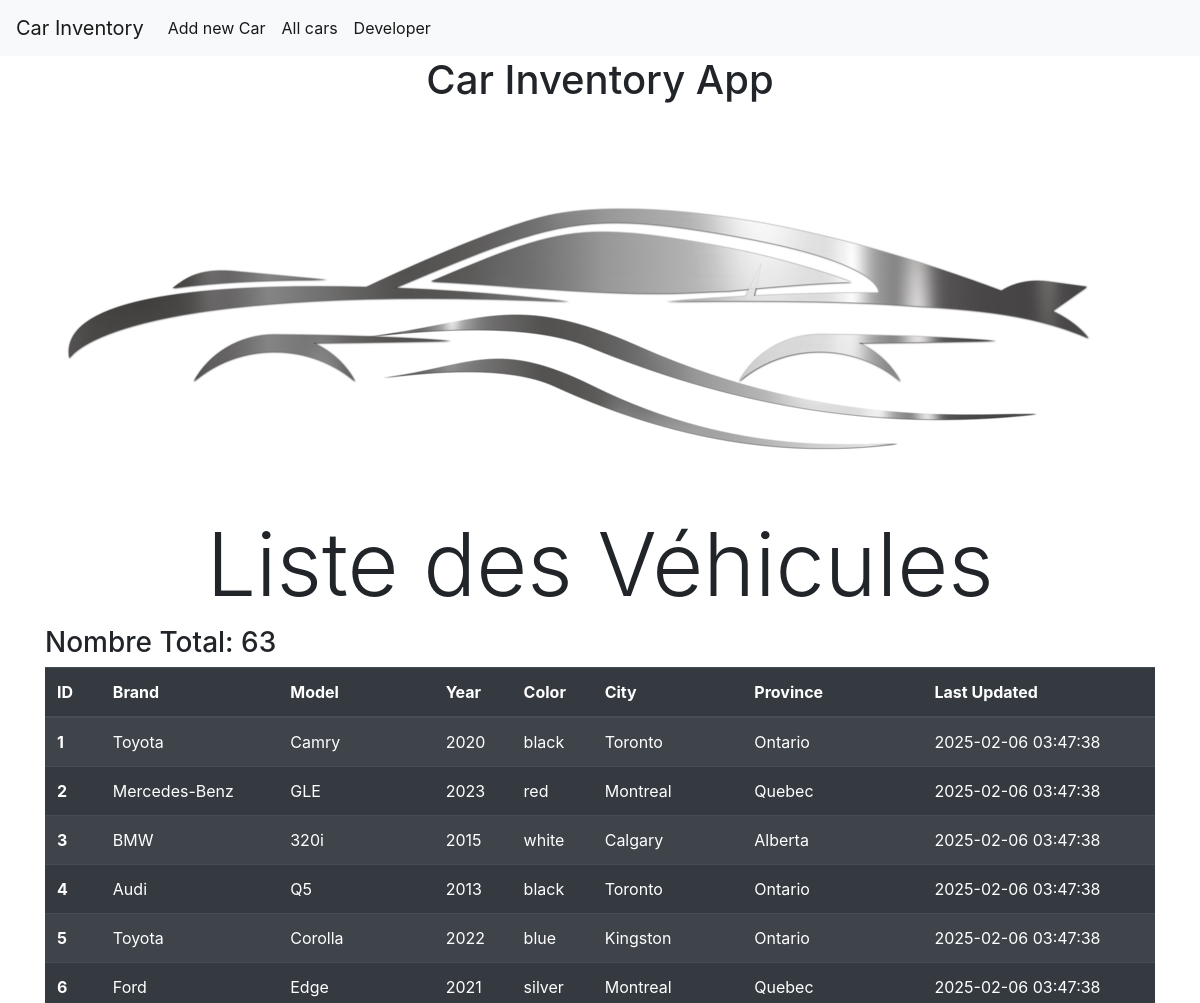
Before: /cars (upper part) with the older database file.
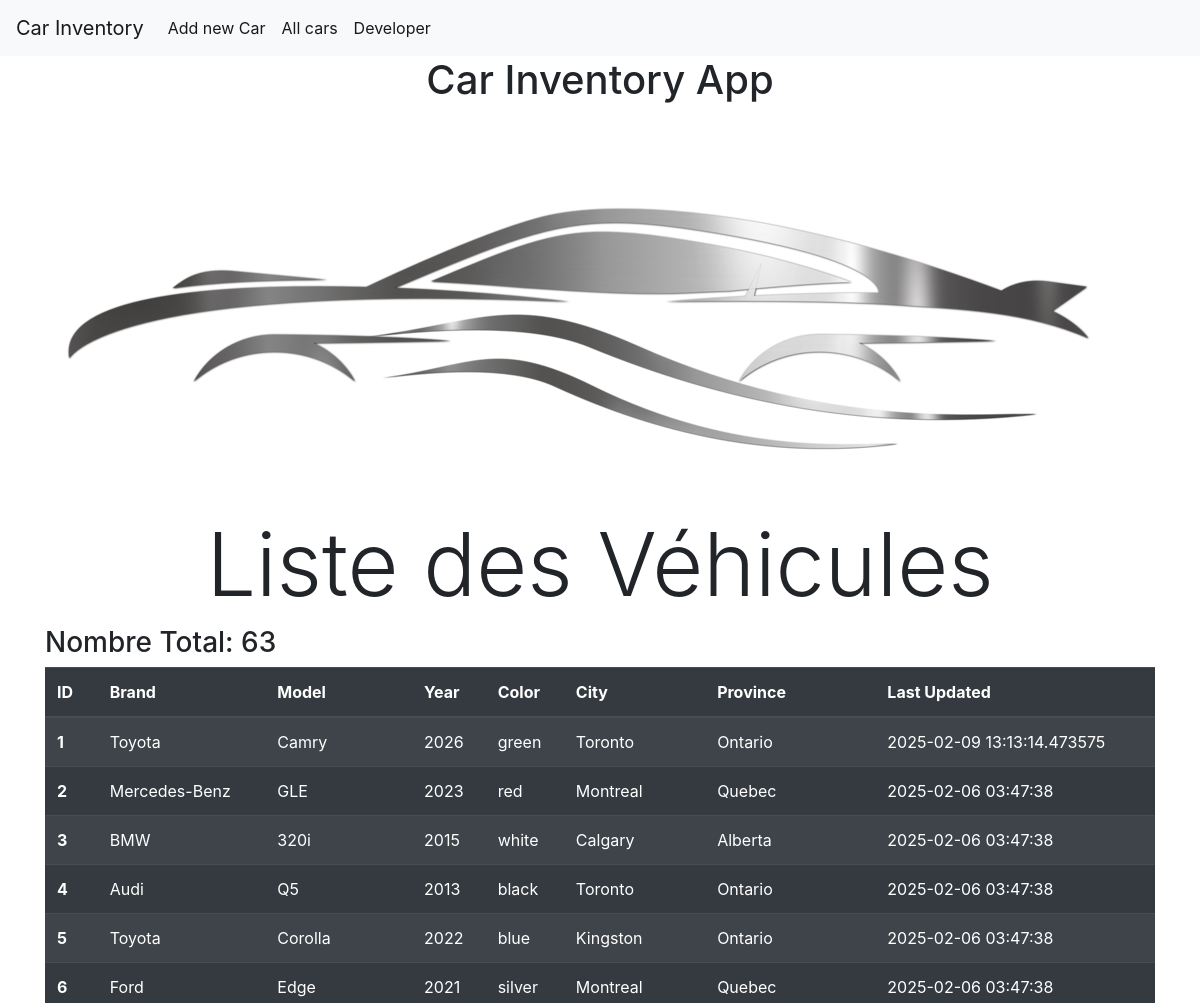
After: the same page with the newer database file.
### tables this page shows
CREATE TABLE cars (
    id INTEGER PRIMARY KEY AUTOINCREMENT,
    created TIMESTAMP NOT NULL DEFAULT CURRENT_TIMESTAMP,
    brand TEXT NOT NULL,
    model TEXT NOT NULL,
    m_year INTEGER,
    color TEXT,
    province TEXT,
    city TEXT
);

### app.py (the view)
@app.route('/cars')
def displayAllCars():
    conn = get_db_connection()
    cars = conn.execute('SELECT * FROM cars').fetchall()
    conn.close()
    totalcars = len(cars)
    return render_template('cars.html', cars=cars, totalcars=totalcars)

### app.py (called while the page is built)
def get_db_connection():
    conn = sqlite3.connect(db_connection_string)
    conn.row_factory = sqlite3.Row
    return conn

### templates/cars.html
{% extends 'base.html' %}
{% block content %}
    <center><h1>{% block title %} Car Inventory App {% endblock %}</h1></center>
    <img src="{{url_for('static', filename='img/car-logo.webp')}}" align="middle" />
    <center><h1 class="display-2">Liste des Véhicules</h1></center>
    <p class="h3">Nombre Total: {{ totalcars }}</p>
    <table class="table table-dark table-striped table-hover">
      <thead>
        <tr>
          <th scope="col">ID</th>
          <th scope="col">Brand</th>
          <th scope="col">Model</th>
          <th scope="col">Year</th>
          <th scope="col">Color</th>
          <th scope="col">City</th>
          <th scope="col">Province</th>
          <th scope="col">Last Updated</th>
        </tr>
      </thead>
      <tbody>
        {% for car in cars %}
        <tr>
          <th scope="row">{{ car['id'] }}</th>
          <td>{{ car['brand'] }}</td>
          <td>{{ car['model'] }}</td>
          <td>{{ car['m_year'] }}</td>
          <td>{{ car['color'] }}</td>
          <td>{{ car['city'] }}</td>
          <td>{{ car['province'] }}</td>
          <td>{{ car['created'] }}</td>
        </tr>
        {% endfor %}
      </tbody>
    </table>
{% endblock %}

Changed rows visible on the page:
changed cars "Camry": m_year "2020" → "2026"; color "black" → "green"; created "2025-02-06 03:47:38" → "2025-02-09 13:13:14.473575"
